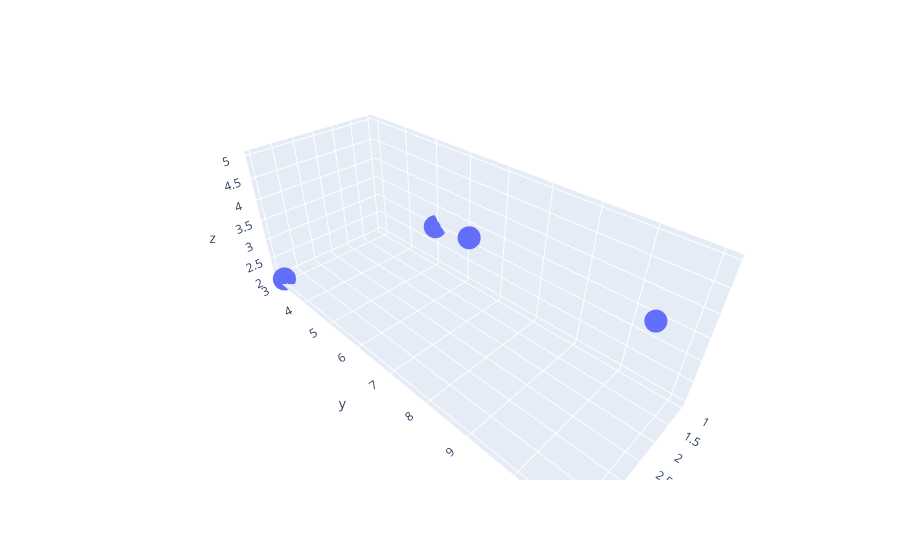

Write notebook code for a chart like this one.
### Markdown cell above
13. Create a 3D scatter plot using Plotly.

### Code cell
import plotly.graph_objects as go
import plotly.express as px

x = [1, 2, 3, 4]
y = [5, 7, 11, 3]
z = [3, 4, 5, 2]
fig = px.scatter_3d(x=x, y=y, z=z)
fig.show()

### Figure 1 — Plotly figure (JSON) as saved in the notebook; plotly's stock layout.template omitted (floating-point values rounded to 4 significant figures)
{"data": [{"hovertemplate": "x=%{x}<br>y=%{y}<br>z=%{z}<extra></extra>", "legendgroup": "", "marker": {"color": "#636efa", "symbol": "circle"}, "mode": "markers", "name": "", "scene": "scene", "showlegend": false, "type": "scatter3d", "x": [1, 2, 3, 4], "y": [5, 7, 11, 3], "z": [3, 4, 5, 2]}], "layout": {"legend": {"tracegroupgap": 0}, "margin": {"t": 60}, "scene": {"domain": {"x": [0, 1], "y": [0, 1]}, "xaxis": {"title": {"text": "x"}}, "yaxis": {"title": {"text": "y"}}, "zaxis": {"title": {"text": "z"}}}}}
